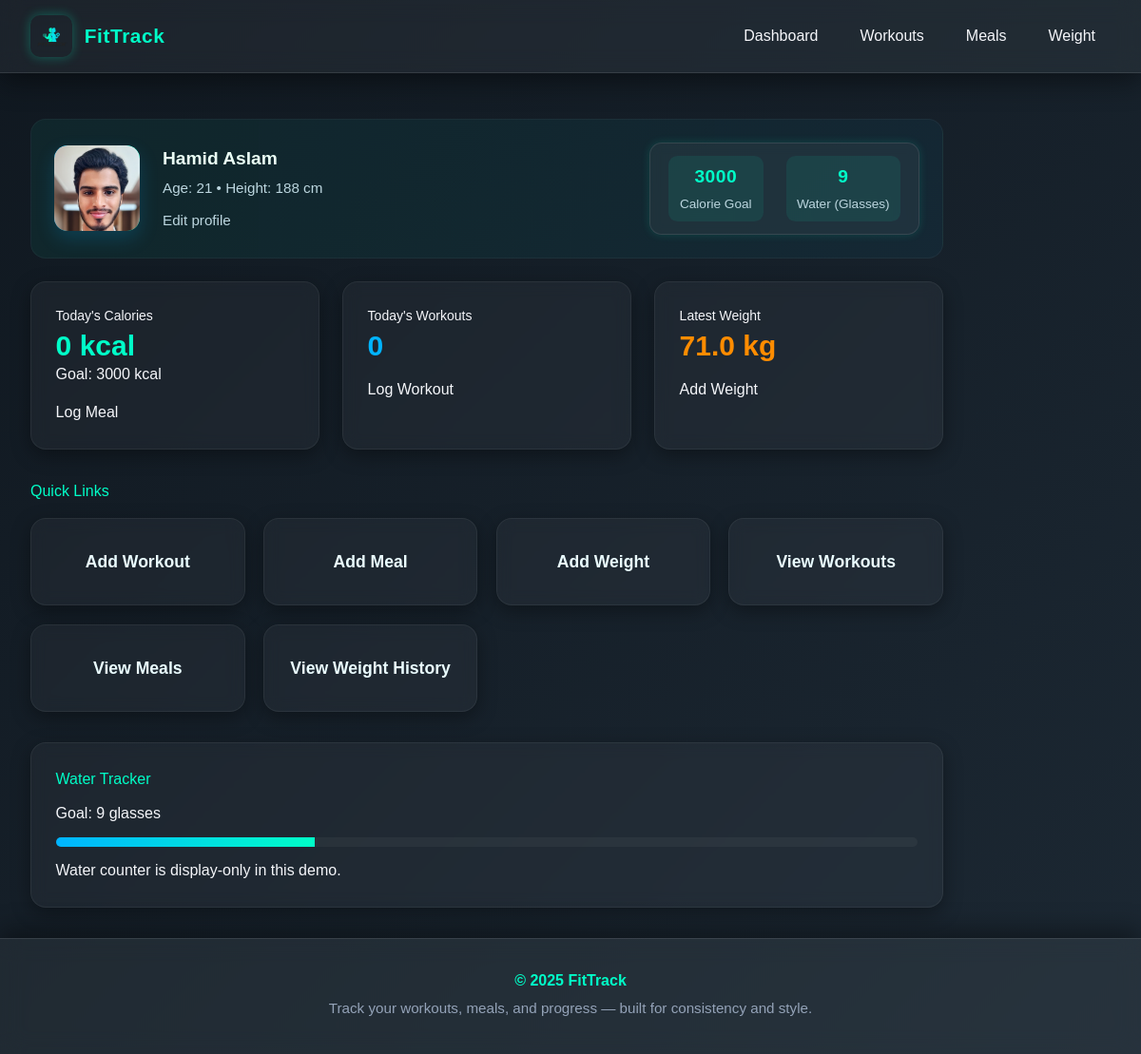
The page / on the database its author committed.
### tracker/models.py (models this page shows, shortened)
class Profile(models.Model):
    user = models.OneToOneField(
        settings.AUTH_USER_MODEL,
        null=True,
        blank=True,
        on_delete=models.SET_NULL,
        related_name='profile'
    )
    name = models.CharField(max_length=120, blank=True)
    age = models.PositiveIntegerField(null=True, blank=True)
    height_cm = models.PositiveIntegerField(null=True, blank=True)
    daily_calorie_goal = models.PositiveIntegerField(default=2000)
    water_goal_glasses = models.PositiveIntegerField(default=8)
    bio = models.TextField(blank=True)
    profile_picture = models.ImageField(upload_to='profile_pics/', null=True, blank=True)

class Weight(models.Model):
    weight = models.FloatField()
    date = models.DateField()
    notes = models.TextField(blank=True)

### tracker/views.py (the view)
# urls.py: path('', views.dashboard, name='dashboard'),
def dashboard(request):
    today = date.today()
    todays_workouts = Workout.objects.filter(date=today)
    todays_meals = Meal.objects.filter(date=today)
    latest_weight = Weight.objects.order_by('-date').first()
    total_calories = sum(meal.calories for meal in todays_meals)
    workouts_count = todays_workouts.count()
    profile = Profile.objects.first()
    daily_calorie_goal = profile.daily_calorie_goal if profile else 2000
    water_goal_glasses = profile.water_goal_glasses if profile else 8
    context = {
        'todays_workouts': todays_workouts,
        'todays_meals': todays_meals,
        'latest_weight': latest_weight,
        'total_calories': total_calories,
        'workouts_count': workouts_count,
        'profile': profile,
        'daily_calorie_goal': daily_calorie_goal,
        'water_goal_glasses': water_goal_glasses,
    }
    return render(request, 'tracker/dashboard.html', context)

### tracker/templates/tracker/dashboard.html (shortened to what this page needs)
{% extends 'tracker/base.html' %}
{% block content %}
<div class="profile-header">
  <div class="profile-avatar">
    {% if profile.profile_picture %}
      <img src="{{ profile.profile_picture.url }}" alt="Profile Picture">
    {% elif profile and profile.name %}
      {{ profile.name|slice:":1"|upper }}
    {% else %}
      U
    {% endif %}
  </div>
  <div class="profile-meta">
    <div class="name">
      {% if profile and profile.name %}
        {{ profile.name }}
      {% else %}
        Your profile
      {% endif %}
    </div>
    <div class="sub">
      {% if profile and profile.age %}
        Age: {{ profile.age }}
      {% else %}
        Add age in your profile
      {% endif %}
      •
      {% if profile and profile.height_cm %}
        Height: {{ profile.height_cm }} cm
      {% else %}
        Add height in profile
      {% endif %}
    </div>
    <div class="sub" style="margin-top:6px;">
      <a href="{% url 'tracker:profile' %}" class="btn-outline">Edit profile</a>
    </div>
  </div>
  <div class="profile-stats">
    <div class="profile-stat">
      <div class="num">{{ daily_calorie_goal }}</div>
      <div class="label">Calorie Goal</div>
    </div>
    <div class="profile-stat">
      <div class="num">{{ water_goal_glasses }}</div>
      <div class="label">Water (Glasses)</div>
    </div>
  </div>
</div>
<div class="dashboard-grid">
  <div class="card">
    <div class="text-sm muted">Today's Calories</div>
    <div class="text-3xl font-bold mt-1" style="color:#00ffc8;">{{ total_calories }} kcal</div>
    <div class="small muted">Goal: {{ daily_calorie_goal }} kcal</div>
    <div class="mt-4">
      <a href="{% url 'tracker:meal_add' %}" class="btn-primary">Log Meal</a>
    </div>
  </div>
  <div class="card">
    <div class="text-sm muted">Today's Workouts</div>
    <div class="text-3xl font-bold mt-1" style="color:#00b4ff;">{{ workouts_count }}</div>
    <div class="mt-4">
      <a href="{% url 'tracker:workout_add' %}" class="btn-primary">Log Workout</a>
    </div>
  </div>
  <div class="card">
    <div class="text-sm muted">Latest Weight</div>
    <div class="text-3xl font-bold mt-1" style="color:#ff8c00;">
      {% if latest_weight %}{{ latest_weight.weight }} kg{% else %}—{% endif %}
    </div>
    <div class="mt-4">
      <a href="{% url 'tracker:weight_add' %}" class="btn-primary">Add Weight</a>
    </div>
  </div>
</div>
<div style="margin-top:2rem;">
  <h3 style="color:var(--accent-teal);margin-bottom:1rem;">Quick Links</h3>
  <div class="quick-links-grid">
    <div class="card quicklink-card"><a href="{% url 'tracker:workout_add' %}">Add Workout</a></div>
    <div class="card quicklink-card"><a href="{% url 'tracker:meal_add' %}">Add Meal</a></div>
    <div class="card quicklink-card"><a href="{% url 'tracker:weight_add' %}">Add Weight</a></div>
    <div class="card quicklink-card"><a href="{% url 'tracker:workout_list' %}">View Workouts</a></div>
    <div class="card quicklink-card"><a href="{% url 'tracker:meal_list' %}">View Meals</a></div>
    <div class="card quicklink-card"><a href="{% url 'tracker:weight_list' %}">View Weight History</a></div>
  </div>
</div>
<div style="margin-top:2rem;">
  <div class="card">
    <h3 style="color:var(--accent-teal);margin-bottom:0.8rem;">Water Tracker</h3>
    <div class="small muted">Goal: {{ water_goal_glasses }} glasses</div>
    <div style="margin-top:0.8rem;">
      <div id="waterBar" style="height:10px;width:100%;background:rgba(255,255,255,0.04);border-radius:8px;overflow:hidden;">
        <div id="waterFill" style="height:100%;width:30%;background:linear-gradient(90deg,#00b4ff,#00ffc8);"></div>
      </div>
      <p class="muted small" style="margin-top:0.8rem;">Water counter is display-only in this demo.</p>
    </div>
  </div>
</div>
{% endblock %}

### tracker/templates/tracker/base.html (style rules this page uses)
:root { --bg-dark: #101820; --bg-light: #1c2833; --accent-teal: #00ffc8; --accent-blue: #00b4ff; --accent-orange: #ff8c00; --text-muted: #94a3b8; }
body { margin: 0; min-height: 100vh; background: linear-gradient(135deg, var(--bg-dark), var(--bg-light)); color: #f5f6fa; font-family: 'Poppins', sans-serif; display: flex; flex-direction: column; }

### tracker/templates/tracker/dashboard.html (style rules this page uses)
.dashboard-grid { display: grid; grid-template-columns: 1fr; gap: 1.5rem; }
@media (min-width: 768px) { .dashboard-grid { grid-template-columns: repeat(3, 1fr); } }
.card { position: relative; background: rgba(255,255,255,0.04); border: 1px solid rgba(255,255,255,0.06); backdrop-filter: blur(8px); border-radius: 1rem; padding: 1.6rem; box-shadow: 0 6px 20px rgba(0,0,0,0.35); }
.profile-header { display:flex; gap:1.5rem; align-items:center; background: linear-gradient(90deg, rgba(0,255,200,0.06), rgba(0,180,255,0.05)); padding:1.5rem; border-radius:16px; margin-bottom:1.5rem; border:1px solid rgba(255,255,255,0.04); }
.profile-avatar { width:90px; height:90px; border-radius:14px; overflow:hidden; background:linear-gradient(90deg,#00b4ff,#00ffc8); display:grid; place-items:center; font-weight:800; color:#001; font-size:1.8rem; box-shadow:0 8px 20px rgba(0,180,255,0.18); }
.profile-avatar img { width:100%; height:100%; object-fit:cover; border-radius:14px; }
.profile-meta { display:flex;flex-direction:column; gap:0.3rem; }
.profile-meta .name { font-weight:700; color:#eafff5; font-size:1.2rem; }
.profile-meta .sub { color:#bcd6df; font-size:0.95rem; }
.profile-stats { margin-left:auto; display:flex; gap:1.5rem; align-items:center; background: rgba(255, 255, 255, 0.05); border: 1px solid rgba(255,255,255,0.1); padding: 0.8rem 1.2rem; border-radius: 0.8rem; box-shadow: 0 0 10px rgba(0,255,200,0.15); backdrop-filter: blur(6px); }
.profile-stat { display:flex; flex-direction:column; align-items:center; justify-content:center; min-width:100px; padding: 0.5rem 0.7rem; border-radius:0.6rem; background: rgba(0,255,200,0.08); transition: all 0.3s ease; }
.profile-stat .num { font-weight:800; color:#00ffc8; font-size:1.2rem; letter-spacing: 0.5px; }
.profile-stat .label { color:#bcd6df; font-size:0.85rem; margin-top:0.25rem; }
.quick-links-grid { display: grid; grid-template-columns: repeat(auto-fit, minmax(220px, 1fr)); gap: 1.2rem; margin-top: 1rem; }
.quicklink-card { display: flex; align-items: center; justify-content: center; text-align: center; padding: 2rem 1rem; }
.quicklink-card a { text-decoration: none; color: #eafcff; font-weight: 600; font-size: 1.1rem; display: block; width: 100%; text-align: center; transition: color 0.2s ease; white-space: nowrap; }

### rows shown on the page
Profile: profile_picture (picture), name "Hamid Aslam", age "21", height_cm "188"
Weight: weight "71.0"

### other values the page prints
{{ daily_calorie_goal }} "3000"
{{ water_goal_glasses }} "9"
{{ total_calories }} "0"
{{ workouts_count }} "0"
